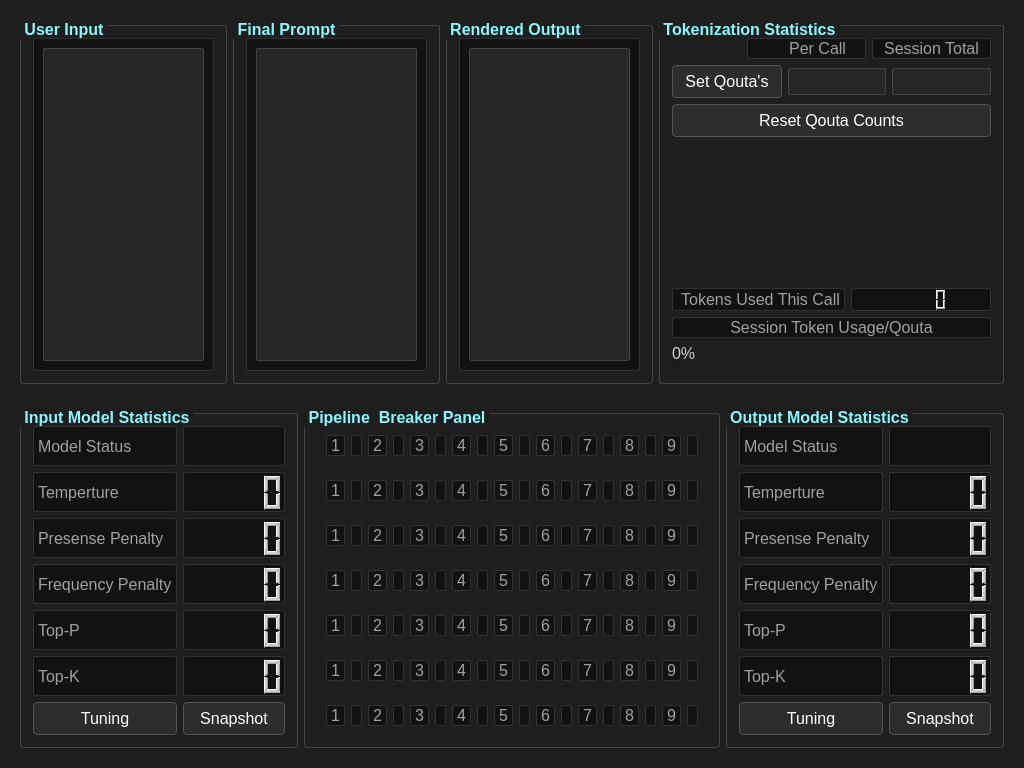
<?xml version="1.0" encoding="UTF-8"?>
<ui version="4.0">
 <class>Form</class>
 <widget class="QWidget" name="Form">
  <property name="geometry">
   <rect>
    <x>0</x>
    <y>0</y>
    <width>1024</width>
    <height>768</height>
   </rect>
  </property>
  <property name="windowTitle">
   <string>Form</string>
  </property>
  <property name="styleSheet">
   <string notr="true">QWidget {
    background-color: #1e1e1e;
    color: #d0d0d0;
    font-family: &quot;JetBrains Mono&quot;, &quot;Fira Code&quot;, &quot;Consolas&quot;, monospace;
    font-size: 12pt;
    border: none;
}

QGroupBox {
    border: 1px solid #444;
    border-radius: 3px;
    margin-top: 5px;
    padding: 3px;
    font-weight: bold;
    color: #89f7fe;
}

QGroupBox::title {
    subcontrol-origin: margin;
    subcontrol-position: top left;
    padding: 0 2px;
}

QFrame {
    border: 1px solid #333;
    background-color: #121212;
    border-radius: 2px;
}

QLabel {
    color: #a0a0a0;
}

QLineEdit, QTextEdit {
    background-color: #262626;
    color: #f0f0f0;
    border: 1px solid #444;
    border-radius: 2px;
    padding: 2px;
}

QLineEdit:focus, QTextEdit:focus {
    border: 1px solid #89f7fe;
}

QComboBox {
    background-color: #262626;
    color: #f0f0f0;
    border: 1px solid #444;
    padding: 4px;
    border-radius: 4px;
}

QComboBox:hover {
    border: 1px solid #89f7fe;
}

QSpinBox, QDoubleSpinBox {
    background-color: #262626;
    color: #f0f0f0;
    border: 1px solid #444;
    border-radius: 4px;
    padding: 2px;
}

QSpinBox::up-button, QSpinBox::down-button,
QDoubleSpinBox::up-button, QDoubleSpinBox::down-button {
    background-color: #2e2e2e;
    border: none;
}

QPushButton {
    background-color: #2d2d2d;
    border: 1px solid #555;
    padding: 6px 12px;
    border-radius: 4px;
    color: #ffffff;
}

QPushButton:hover {
    background-color: #3e3e3e;
    border: 1px solid #89f7fe;
    color: #89f7fe;
}

QPushButton:pressed {
    background-color: #1b1b1b;
    border: 1px solid #f50;
    color: #f50;
}

QScrollBar:vertical, QScrollBar:horizontal {
    background-color: #1e1e1e;
    border: none;
    width: 8px;
    margin: 0px;
}

QScrollBar::handle {
    background: #333;
    border-radius: 4px;
}

QScrollBar::handle:hover {
    background: #89f7fe;
}

QScrollBar::add-line, QScrollBar::sub-line {
    background: none;
    height: 0px;
    width: 0px;
}
</string>
  </property>
  <layout class="QVBoxLayout" name="verticalLayout">
   <item>
    <layout class="QHBoxLayout" name="horizontalLayout">
     <item>
      <widget class="QWidget" name="preProWidget" native="true">
       <layout class="QHBoxLayout" name="horizontalLayout_2">
        <item>
         <widget class="QGroupBox" name="userInputGB">
          <property name="sizePolicy">
           <sizepolicy hsizetype="Expanding" vsizetype="Expanding">
            <horstretch>0</horstretch>
            <verstretch>0</verstretch>
           </sizepolicy>
          </property>
          <property name="title">
           <string>User Input</string>
          </property>
          <layout class="QVBoxLayout" name="verticalLayout_4">
           <item>
            <widget class="QFrame" name="userInputFrame">
             <property name="frameShape">
              <enum>QFrame::StyledPanel</enum>
             </property>
             <property name="frameShadow">
              <enum>QFrame::Raised</enum>
             </property>
             <layout class="QVBoxLayout" name="verticalLayout_5">
              <item>
               <widget class="QTextEdit" name="usrInputTE"/>
              </item>
             </layout>
            </widget>
           </item>
          </layout>
         </widget>
        </item>
        <item>
         <widget class="QGroupBox" name="postProGB">
          <property name="sizePolicy">
           <sizepolicy hsizetype="Expanding" vsizetype="Expanding">
            <horstretch>0</horstretch>
            <verstretch>0</verstretch>
           </sizepolicy>
          </property>
          <property name="title">
           <string>Final Prompt</string>
          </property>
          <layout class="QVBoxLayout" name="verticalLayout_3">
           <item>
            <widget class="QFrame" name="postProFrame">
             <property name="frameShape">
              <enum>QFrame::StyledPanel</enum>
             </property>
             <property name="frameShadow">
              <enum>QFrame::Raised</enum>
             </property>
             <layout class="QVBoxLayout" name="verticalLayout_6">
              <item>
               <widget class="QTextEdit" name="postProTE"/>
              </item>
             </layout>
            </widget>
           </item>
          </layout>
         </widget>
        </item>
        <item>
         <widget class="QGroupBox" name="finOutGB">
          <property name="sizePolicy">
           <sizepolicy hsizetype="Expanding" vsizetype="Expanding">
            <horstretch>0</horstretch>
            <verstretch>0</verstretch>
           </sizepolicy>
          </property>
          <property name="title">
           <string>Rendered Output</string>
          </property>
          <layout class="QVBoxLayout" name="verticalLayout_8">
           <item>
            <widget class="QFrame" name="finOutFrame">
             <property name="frameShape">
              <enum>QFrame::StyledPanel</enum>
             </property>
             <property name="frameShadow">
              <enum>QFrame::Raised</enum>
             </property>
             <layout class="QVBoxLayout" name="verticalLayout_9">
              <item>
               <widget class="QTextEdit" name="finOutTE"/>
              </item>
             </layout>
            </widget>
           </item>
          </layout>
         </widget>
        </item>
        <item>
         <widget class="QGroupBox" name="tokensGB">
          <property name="title">
           <string>Tokenization Statistics</string>
          </property>
          <property name="alignment">
           <set>Qt::AlignCenter</set>
          </property>
          <layout class="QVBoxLayout" name="verticalLayout_7">
           <item>
            <layout class="QHBoxLayout" name="horizontalLayout_13">
             <item>
              <spacer name="horizontalSpacer_3">
               <property name="orientation">
                <enum>Qt::Horizontal</enum>
               </property>
               <property name="sizeType">
                <enum>QSizePolicy::Fixed</enum>
               </property>
               <property name="sizeHint" stdset="0">
                <size>
                 <width>75</width>
                 <height>20</height>
                </size>
               </property>
              </spacer>
             </item>
             <item>
              <widget class="QLabel" name="perCall_Label">
               <property name="text">
                <string>     Per Call</string>
               </property>
               <property name="alignment">
                <set>Qt::AlignCenter</set>
               </property>
              </widget>
             </item>
             <item>
              <widget class="QLabel" name="sessTotal_Label">
               <property name="text">
                <string>Session Total</string>
               </property>
               <property name="alignment">
                <set>Qt::AlignCenter</set>
               </property>
              </widget>
             </item>
            </layout>
           </item>
           <item>
            <layout class="QHBoxLayout" name="horizontalLayout_3">
             <item>
              <widget class="QPushButton" name="setQuotaBtn">
               <property name="text">
                <string>Set Qouta's</string>
               </property>
              </widget>
             </item>
             <item>
              <widget class="QLineEdit" name="setPerCall_LE"/>
             </item>
             <item>
              <widget class="QLineEdit" name="setSessToatal_LE"/>
             </item>
            </layout>
           </item>
           <item>
            <layout class="QHBoxLayout" name="horizontalLayout_4">
             <item>
              <widget class="QPushButton" name="resetStatsBtn">
               <property name="text">
                <string>Reset Qouta Counts</string>
               </property>
              </widget>
             </item>
            </layout>
           </item>
           <item>
            <spacer name="verticalSpacer">
             <property name="orientation">
              <enum>Qt::Vertical</enum>
             </property>
             <property name="sizeHint" stdset="0">
              <size>
               <width>20</width>
               <height>40</height>
              </size>
             </property>
            </spacer>
           </item>
           <item>
            <layout class="QHBoxLayout" name="horizontalLayout_14">
             <item>
              <widget class="QLabel" name="usedTokensLabel">
               <property name="text">
                <string> Tokens Used This Call</string>
               </property>
              </widget>
             </item>
             <item>
              <widget class="QLCDNumber" name="tokensUsedPerCall_LCD"/>
             </item>
            </layout>
           </item>
           <item>
            <widget class="QLabel" name="sessUseLabel">
             <property name="text">
              <string>Session Token Usage/Qouta</string>
             </property>
             <property name="alignment">
              <set>Qt::AlignCenter</set>
             </property>
            </widget>
           </item>
           <item>
            <widget class="QProgressBar" name="sessUse_Quota_PB">
             <property name="value">
              <number>0</number>
             </property>
             <property name="invertedAppearance">
              <bool>false</bool>
             </property>
            </widget>
           </item>
          </layout>
         </widget>
        </item>
       </layout>
      </widget>
     </item>
    </layout>
   </item>
   <item>
    <widget class="QWidget" name="widget" native="true">
     <layout class="QHBoxLayout" name="horizontalLayout_12">
      <item>
       <widget class="QGroupBox" name="inputModelGB">
        <property name="title">
         <string>Input Model Statistics</string>
        </property>
        <layout class="QGridLayout" name="gridLayout">
         <item row="3" column="1">
          <widget class="QLCDNumber" name="freqSetLCD_IM"/>
         </item>
         <item row="1" column="0">
          <widget class="QLabel" name="tempLabel_IM">
           <property name="text">
            <string>Temperture</string>
           </property>
          </widget>
         </item>
         <item row="0" column="0">
          <widget class="QLabel" name="modelStatusLabel_IM">
           <property name="text">
            <string>Model Status</string>
           </property>
          </widget>
         </item>
         <item row="2" column="1">
          <widget class="QLCDNumber" name="presSetLCD_IM"/>
         </item>
         <item row="4" column="0">
          <widget class="QLabel" name="topP_Label_IM">
           <property name="text">
            <string>Top-P</string>
           </property>
          </widget>
         </item>
         <item row="4" column="1">
          <widget class="QLCDNumber" name="topPSetLCD_IM"/>
         </item>
         <item row="2" column="0">
          <widget class="QLabel" name="presLabel_IM">
           <property name="text">
            <string>Presense Penalty</string>
           </property>
          </widget>
         </item>
         <item row="5" column="0">
          <widget class="QLabel" name="topK_Label_IM">
           <property name="text">
            <string>Top-K</string>
           </property>
          </widget>
         </item>
         <item row="3" column="0">
          <widget class="QLabel" name="freqqLabel_IM">
           <property name="text">
            <string>Frequency Penalty</string>
           </property>
          </widget>
         </item>
         <item row="1" column="1">
          <widget class="QLCDNumber" name="tempSetLCD_IM"/>
         </item>
         <item row="5" column="1">
          <widget class="QLCDNumber" name="topKSetLCD_IM"/>
         </item>
         <item row="6" column="0">
          <widget class="QPushButton" name="tuningBtn_IM">
           <property name="text">
            <string>Tuning</string>
           </property>
          </widget>
         </item>
         <item row="6" column="1">
          <widget class="QPushButton" name="printPreview_IM">
           <property name="text">
            <string>Snapshot</string>
           </property>
          </widget>
         </item>
         <item row="0" column="1">
          <widget class="QLabel" name="StatusLabel_IM">
           <property name="text">
            <string/>
           </property>
          </widget>
         </item>
        </layout>
       </widget>
      </item>
      <item>
       <widget class="QGroupBox" name="groupBox">
        <property name="title">
         <string>Pipeline  Breaker Panel</string>
        </property>
        <layout class="QVBoxLayout" name="verticalLayout_2">
         <item>
          <widget class="QWidget" name="PL_Sensors" native="true">
           <layout class="QHBoxLayout" name="horizontalLayout_5">
            <item>
             <widget class="QLabel" name="PL_sen_1">
              <property name="text">
               <string>1</string>
              </property>
             </widget>
            </item>
            <item>
             <widget class="QLabel" name="LED_PL_Sen_1">
              <property name="text">
               <string/>
              </property>
             </widget>
            </item>
            <item>
             <widget class="QLabel" name="PL_sen_2">
              <property name="text">
               <string>2</string>
              </property>
             </widget>
            </item>
            <item>
             <widget class="QLabel" name="LED_PL_Sen_2">
              <property name="text">
               <string/>
              </property>
             </widget>
            </item>
            <item>
             <widget class="QLabel" name="PL_sen_3">
              <property name="text">
               <string>3</string>
              </property>
             </widget>
            </item>
            <item>
             <widget class="QLabel" name="LED_PL_Sen_3">
              <property name="text">
               <string/>
              </property>
             </widget>
            </item>
            <item>
             <widget class="QLabel" name="PL_sen_5">
              <property name="text">
               <string>4</string>
              </property>
             </widget>
            </item>
            <item>
             <widget class="QLabel" name="LED_PL_Sen_4">
              <property name="text">
               <string/>
              </property>
             </widget>
            </item>
            <item>
             <widget class="QLabel" name="PL_sen_4">
              <property name="text">
               <string>5</string>
              </property>
             </widget>
            </item>
            <item>
             <widget class="QLabel" name="LED_PL_Sen_5">
              <property name="text">
               <string/>
              </property>
             </widget>
            </item>
            <item>
             <widget class="QLabel" name="PL_sen_6">
              <property name="text">
               <string>6</string>
              </property>
             </widget>
            </item>
            <item>
             <widget class="QLabel" name="LED_PL_Sen_6">
              <property name="text">
               <string/>
              </property>
             </widget>
            </item>
            <item>
             <widget class="QLabel" name="PL_sen_7">
              <property name="text">
               <string>7</string>
              </property>
             </widget>
            </item>
            <item>
             <widget class="QLabel" name="LED_PL_Sen_7">
              <property name="text">
               <string/>
              </property>
             </widget>
            </item>
            <item>
             <widget class="QLabel" name="LED_PL_Sen_51">
              <property name="text">
               <string>8</string>
              </property>
             </widget>
            </item>
            <item>
             <widget class="QLabel" name="LED_PL_Sen_52">
              <property name="text">
               <string/>
              </property>
             </widget>
            </item>
            <item>
             <widget class="QLabel" name="LED_PL_Sen_53">
              <property name="text">
               <string>9</string>
              </property>
             </widget>
            </item>
            <item>
             <widget class="QLabel" name="LED_PL_Sen_50">
              <property name="text">
               <string/>
              </property>
             </widget>
            </item>
           </layout>
          </widget>
         </item>
         <item>
          <widget class="QWidget" name="PL_Sensors_2" native="true">
           <layout class="QHBoxLayout" name="horizontalLayout_6">
            <item>
             <widget class="QLabel" name="PL_sen_8">
              <property name="text">
               <string>1</string>
              </property>
             </widget>
            </item>
            <item>
             <widget class="QLabel" name="LED_PL_Sen_8">
              <property name="text">
               <string/>
              </property>
             </widget>
            </item>
            <item>
             <widget class="QLabel" name="PL_sen_9">
              <property name="text">
               <string>2</string>
              </property>
             </widget>
            </item>
            <item>
             <widget class="QLabel" name="LED_PL_Sen_9">
              <property name="text">
               <string/>
              </property>
             </widget>
            </item>
            <item>
             <widget class="QLabel" name="PL_sen_10">
              <property name="text">
               <string>3</string>
              </property>
             </widget>
            </item>
            <item>
             <widget class="QLabel" name="LED_PL_Sen_10">
              <property name="text">
               <string/>
              </property>
             </widget>
            </item>
            <item>
             <widget class="QLabel" name="PL_sen_11">
              <property name="text">
               <string>4</string>
              </property>
             </widget>
            </item>
            <item>
             <widget class="QLabel" name="LED_PL_Sen_11">
              <property name="text">
               <string/>
              </property>
             </widget>
            </item>
            <item>
             <widget class="QLabel" name="PL_sen_12">
              <property name="text">
               <string>5</string>
              </property>
             </widget>
            </item>
            <item>
             <widget class="QLabel" name="LED_PL_Sen_12">
              <property name="text">
               <string/>
              </property>
             </widget>
            </item>
            <item>
             <widget class="QLabel" name="PL_sen_13">
              <property name="text">
               <string>6</string>
              </property>
             </widget>
            </item>
            <item>
             <widget class="QLabel" name="LED_PL_Sen_13">
              <property name="text">
               <string/>
              </property>
             </widget>
            </item>
            <item>
             <widget class="QLabel" name="PL_sen_14">
              <property name="text">
               <string>7</string>
              </property>
             </widget>
            </item>
            <item>
             <widget class="QLabel" name="LED_PL_Sen_14">
              <property name="text">
               <string/>
              </property>
             </widget>
            </item>
            <item>
             <widget class="QLabel" name="LED_PL_Sen_56">
              <property name="text">
               <string>8</string>
              </property>
             </widget>
            </item>
            <item>
             <widget class="QLabel" name="LED_PL_Sen_57">
              <property name="text">
               <string/>
              </property>
             </widget>
            </item>
            <item>
             <widget class="QLabel" name="LED_PL_Sen_54">
              <property name="text">
               <string>9</string>
              </property>
             </widget>
            </item>
            <item>
             <widget class="QLabel" name="LED_PL_Sen_55">
              <property name="text">
               <string/>
              </property>
             </widget>
            </item>
           </layout>
          </widget>
         </item>
         <item>
          <widget class="QWidget" name="PL_Sensors_3" native="true">
           <layout class="QHBoxLayout" name="horizontalLayout_7">
            <item>
             <widget class="QLabel" name="PL_sen_15">
              <property name="text">
               <string>1</string>
              </property>
             </widget>
            </item>
            <item>
             <widget class="QLabel" name="LED_PL_Sen_15">
              <property name="text">
               <string/>
              </property>
             </widget>
            </item>
            <item>
             <widget class="QLabel" name="PL_sen_16">
              <property name="text">
               <string>2</string>
              </property>
             </widget>
            </item>
            <item>
             <widget class="QLabel" name="LED_PL_Sen_16">
              <property name="text">
               <string/>
              </property>
             </widget>
            </item>
            <item>
             <widget class="QLabel" name="PL_sen_17">
              <property name="text">
               <string>3</string>
              </property>
             </widget>
            </item>
            <item>
             <widget class="QLabel" name="LED_PL_Sen_17">
              <property name="text">
               <string/>
              </property>
             </widget>
            </item>
            <item>
             <widget class="QLabel" name="PL_sen_18">
              <property name="text">
               <string>4</string>
              </property>
             </widget>
            </item>
            <item>
             <widget class="QLabel" name="LED_PL_Sen_18">
              <property name="text">
               <string/>
              </property>
             </widget>
            </item>
            <item>
             <widget class="QLabel" name="PL_sen_19">
              <property name="text">
               <string>5</string>
              </property>
             </widget>
            </item>
            <item>
             <widget class="QLabel" name="LED_PL_Sen_19">
              <property name="text">
               <string/>
              </property>
             </widget>
            </item>
            <item>
             <widget class="QLabel" name="PL_sen_20">
              <property name="text">
               <string>6</string>
              </property>
             </widget>
            </item>
            <item>
             <widget class="QLabel" name="LED_PL_Sen_20">
              <property name="text">
               <string/>
              </property>
             </widget>
            </item>
            <item>
             <widget class="QLabel" name="PL_sen_21">
              <property name="text">
               <string>7</string>
              </property>
             </widget>
            </item>
            <item>
             <widget class="QLabel" name="LED_PL_Sen_21">
              <property name="text">
               <string/>
              </property>
             </widget>
            </item>
            <item>
             <widget class="QLabel" name="LED_PL_Sen_59">
              <property name="text">
               <string>8</string>
              </property>
             </widget>
            </item>
            <item>
             <widget class="QLabel" name="LED_PL_Sen_61">
              <property name="text">
               <string/>
              </property>
             </widget>
            </item>
            <item>
             <widget class="QLabel" name="LED_PL_Sen_58">
              <property name="text">
               <string>9</string>
              </property>
             </widget>
            </item>
            <item>
             <widget class="QLabel" name="LED_PL_Sen_60">
              <property name="text">
               <string/>
              </property>
             </widget>
            </item>
           </layout>
          </widget>
         </item>
         <item>
          <widget class="QWidget" name="PL_Sensors_4" native="true">
           <layout class="QHBoxLayout" name="horizontalLayout_8">
            <item>
             <widget class="QLabel" name="PL_sen_22">
              <property name="text">
               <string>1</string>
              </property>
             </widget>
            </item>
            <item>
             <widget class="QLabel" name="LED_PL_Sen_22">
              <property name="text">
               <string/>
              </property>
             </widget>
            </item>
            <item>
             <widget class="QLabel" name="PL_sen_23">
              <property name="text">
               <string>2</string>
              </property>
             </widget>
            </item>
            <item>
             <widget class="QLabel" name="LED_PL_Sen_23">
              <property name="text">
               <string/>
              </property>
             </widget>
            </item>
            <item>
             <widget class="QLabel" name="PL_sen_24">
              <property name="text">
               <string>3</string>
              </property>
             </widget>
            </item>
            <item>
             <widget class="QLabel" name="LED_PL_Sen_24">
              <property name="text">
               <string/>
              </property>
             </widget>
            </item>
            <item>
             <widget class="QLabel" name="PL_sen_25">
              <property name="text">
               <string>4</string>
              </property>
             </widget>
            </item>
            <item>
             <widget class="QLabel" name="LED_PL_Sen_25">
              <property name="text">
               <string/>
              </property>
             </widget>
            </item>
            <item>
             <widget class="QLabel" name="PL_sen_26">
              <property name="text">
               <string>5</string>
              </property>
             </widget>
            </item>
            <item>
             <widget class="QLabel" name="LED_PL_Sen_26">
              <property name="text">
               <string/>
              </property>
             </widget>
            </item>
            <item>
             <widget class="QLabel" name="PL_sen_27">
              <property name="text">
               <string>6</string>
              </property>
             </widget>
            </item>
            <item>
             <widget class="QLabel" name="LED_PL_Sen_27">
              <property name="text">
               <string/>
              </property>
             </widget>
            </item>
            <item>
             <widget class="QLabel" name="PL_sen_28">
              <property name="text">
               <string>7</string>
              </property>
             </widget>
            </item>
            <item>
             <widget class="QLabel" name="LED_PL_Sen_28">
              <property name="text">
               <string/>
              </property>
             </widget>
            </item>
            <item>
             <widget class="QLabel" name="LED_PL_Sen_63">
              <property name="text">
               <string>8</string>
              </property>
             </widget>
            </item>
            <item>
             <widget class="QLabel" name="LED_PL_Sen_65">
              <property name="text">
               <string/>
              </property>
             </widget>
            </item>
            <item>
             <widget class="QLabel" name="LED_PL_Sen_62">
              <property name="text">
               <string>9</string>
              </property>
             </widget>
            </item>
            <item>
             <widget class="QLabel" name="LED_PL_Sen_64">
              <property name="text">
               <string/>
              </property>
             </widget>
            </item>
           </layout>
          </widget>
         </item>
         <item>
          <widget class="QWidget" name="PL_Sensors_5" native="true">
           <layout class="QHBoxLayout" name="horizontalLayout_9">
            <item>
             <widget class="QLabel" name="PL_sen_29">
              <property name="text">
               <string>1</string>
              </property>
             </widget>
            </item>
            <item>
             <widget class="QLabel" name="LED_PL_Sen_29">
              <property name="text">
               <string/>
              </property>
             </widget>
            </item>
            <item>
             <widget class="QLabel" name="PL_sen_30">
              <property name="text">
               <string>2</string>
              </property>
             </widget>
            </item>
            <item>
             <widget class="QLabel" name="LED_PL_Sen_30">
              <property name="text">
               <string/>
              </property>
             </widget>
            </item>
            <item>
             <widget class="QLabel" name="PL_sen_31">
              <property name="text">
               <string>3</string>
              </property>
             </widget>
            </item>
            <item>
             <widget class="QLabel" name="LED_PL_Sen_31">
              <property name="text">
               <string/>
              </property>
             </widget>
            </item>
            <item>
             <widget class="QLabel" name="PL_sen_32">
              <property name="text">
               <string>4</string>
              </property>
             </widget>
            </item>
            <item>
             <widget class="QLabel" name="LED_PL_Sen_32">
              <property name="text">
               <string/>
              </property>
             </widget>
            </item>
            <item>
             <widget class="QLabel" name="PL_sen_33">
              <property name="text">
               <string>5</string>
              </property>
             </widget>
            </item>
            <item>
             <widget class="QLabel" name="LED_PL_Sen_33">
              <property name="text">
               <string/>
              </property>
             </widget>
            </item>
            <item>
             <widget class="QLabel" name="PL_sen_34">
              <property name="text">
               <string>6</string>
              </property>
             </widget>
            </item>
            <item>
             <widget class="QLabel" name="LED_PL_Sen_34">
              <property name="text">
               <string/>
              </property>
             </widget>
            </item>
            <item>
             <widget class="QLabel" name="PL_sen_35">
              <property name="text">
               <string>7</string>
              </property>
             </widget>
            </item>
            <item>
             <widget class="QLabel" name="LED_PL_Sen_35">
              <property name="text">
               <string/>
              </property>
             </widget>
            </item>
            <item>
             <widget class="QLabel" name="LED_PL_Sen_68">
              <property name="text">
               <string>8</string>
              </property>
             </widget>
            </item>
            <item>
             <widget class="QLabel" name="LED_PL_Sen_69">
              <property name="text">
               <string/>
              </property>
             </widget>
            </item>
            <item>
             <widget class="QLabel" name="LED_PL_Sen_66">
              <property name="text">
               <string>9</string>
              </property>
             </widget>
            </item>
            <item>
             <widget class="QLabel" name="LED_PL_Sen_67">
              <property name="text">
               <string/>
              </property>
             </widget>
            </item>
           </layout>
          </widget>
         </item>
         <item>
          <widget class="QWidget" name="PL_Sensors_6" native="true">
           <layout class="QHBoxLayout" name="horizontalLayout_10">
            <item>
             <widget class="QLabel" name="PL_sen_36">
              <property name="text">
               <string>1</string>
              </property>
             </widget>
            </item>
            <item>
             <widget class="QLabel" name="LED_PL_Sen_36">
              <property name="text">
               <string/>
              </property>
             </widget>
            </item>
            <item>
             <widget class="QLabel" name="PL_sen_37">
              <property name="text">
               <string>2</string>
              </property>
             </widget>
            </item>
            <item>
             <widget class="QLabel" name="LED_PL_Sen_37">
              <property name="text">
               <string/>
              </property>
             </widget>
            </item>
            <item>
             <widget class="QLabel" name="PL_sen_38">
              <property name="text">
               <string>3</string>
              </property>
             </widget>
            </item>
            <item>
             <widget class="QLabel" name="LED_PL_Sen_38">
              <property name="text">
               <string/>
              </property>
             </widget>
            </item>
            <item>
             <widget class="QLabel" name="PL_sen_39">
              <property name="text">
               <string>4</string>
              </property>
             </widget>
            </item>
            <item>
             <widget class="QLabel" name="LED_PL_Sen_39">
              <property name="text">
               <string/>
              </property>
             </widget>
            </item>
            <item>
             <widget class="QLabel" name="PL_sen_40">
              <property name="text">
               <string>5</string>
              </property>
             </widget>
            </item>
            <item>
             <widget class="QLabel" name="LED_PL_Sen_40">
              <property name="text">
               <string/>
              </property>
             </widget>
            </item>
            <item>
             <widget class="QLabel" name="PL_sen_41">
              <property name="text">
               <string>6</string>
              </property>
             </widget>
            </item>
            <item>
             <widget class="QLabel" name="LED_PL_Sen_41">
              <property name="text">
               <string/>
              </property>
             </widget>
            </item>
            <item>
             <widget class="QLabel" name="PL_sen_42">
              <property name="text">
               <string>7</string>
              </property>
             </widget>
            </item>
            <item>
             <widget class="QLabel" name="LED_PL_Sen_42">
              <property name="text">
               <string/>
              </property>
             </widget>
            </item>
            <item>
             <widget class="QLabel" name="LED_PL_Sen_74">
              <property name="text">
               <string>8</string>
              </property>
             </widget>
            </item>
            <item>
             <widget class="QLabel" name="LED_PL_Sen_77">
              <property name="text">
               <string/>
              </property>
             </widget>
            </item>
            <item>
             <widget class="QLabel" name="LED_PL_Sen_76">
              <property name="text">
               <string>9</string>
              </property>
             </widget>
            </item>
            <item>
             <widget class="QLabel" name="LED_PL_Sen_75">
              <property name="text">
               <string/>
              </property>
             </widget>
            </item>
           </layout>
          </widget>
         </item>
         <item>
          <widget class="QWidget" name="PL_Sensors_7" native="true">
           <layout class="QHBoxLayout" name="horizontalLayout_11">
            <item>
             <widget class="QLabel" name="PL_sen_43">
              <property name="text">
               <string>1</string>
              </property>
             </widget>
            </item>
            <item>
             <widget class="QLabel" name="LED_PL_Sen_43">
              <property name="text">
               <string/>
              </property>
             </widget>
            </item>
            <item>
             <widget class="QLabel" name="PL_sen_44">
              <property name="text">
               <string>2</string>
              </property>
             </widget>
            </item>
            <item>
             <widget class="QLabel" name="LED_PL_Sen_44">
              <property name="text">
               <string/>
              </property>
             </widget>
            </item>
            <item>
             <widget class="QLabel" name="PL_sen_45">
              <property name="text">
               <string>3</string>
              </property>
             </widget>
            </item>
            <item>
             <widget class="QLabel" name="LED_PL_Sen_45">
              <property name="text">
               <string/>
              </property>
             </widget>
            </item>
            <item>
             <widget class="QLabel" name="PL_sen_46">
              <property name="text">
               <string>4</string>
              </property>
             </widget>
            </item>
            <item>
             <widget class="QLabel" name="LED_PL_Sen_46">
              <property name="text">
               <string/>
              </property>
             </widget>
            </item>
            <item>
             <widget class="QLabel" name="PL_sen_47">
              <property name="text">
               <string>5</string>
              </property>
             </widget>
            </item>
            <item>
             <widget class="QLabel" name="LED_PL_Sen_47">
              <property name="text">
               <string/>
              </property>
             </widget>
            </item>
            <item>
             <widget class="QLabel" name="PL_sen_48">
              <property name="text">
               <string>6</string>
              </property>
             </widget>
            </item>
            <item>
             <widget class="QLabel" name="LED_PL_Sen_48">
              <property name="text">
               <string/>
              </property>
             </widget>
            </item>
            <item>
             <widget class="QLabel" name="PL_sen_49">
              <property name="text">
               <string>7</string>
              </property>
             </widget>
            </item>
            <item>
             <widget class="QLabel" name="LED_PL_Sen_49">
              <property name="text">
               <string/>
              </property>
             </widget>
            </item>
            <item>
             <widget class="QLabel" name="LED_PL_Sen_71">
              <property name="text">
               <string>8</string>
              </property>
             </widget>
            </item>
            <item>
             <widget class="QLabel" name="LED_PL_Sen_72">
              <property name="text">
               <string/>
              </property>
             </widget>
            </item>
            <item>
             <widget class="QLabel" name="LED_PL_Sen_70">
              <property name="text">
               <string>9</string>
              </property>
             </widget>
            </item>
            <item>
             <widget class="QLabel" name="LED_PL_Sen_73">
              <property name="text">
               <string/>
              </property>
             </widget>
            </item>
           </layout>
          </widget>
         </item>
        </layout>
       </widget>
      </item>
      <item>
       <widget class="QGroupBox" name="OutputMiodelGB">
        <property name="title">
         <string>Output Model Statistics</string>
        </property>
        <layout class="QGridLayout" name="gridLayout_2">
         <item row="3" column="1">
          <widget class="QLCDNumber" name="freqSetLCD_OM"/>
         </item>
         <item row="1" column="0">
          <widget class="QLabel" name="tempLabel_OM">
           <property name="text">
            <string>Temperture</string>
           </property>
          </widget>
         </item>
         <item row="0" column="0">
          <widget class="QLabel" name="modelStatusLabel_OM">
           <property name="text">
            <string>Model Status</string>
           </property>
          </widget>
         </item>
         <item row="2" column="1">
          <widget class="QLCDNumber" name="presSetLCD_OM"/>
         </item>
         <item row="4" column="0">
          <widget class="QLabel" name="topP_Label_OM">
           <property name="text">
            <string>Top-P</string>
           </property>
          </widget>
         </item>
         <item row="4" column="1">
          <widget class="QLCDNumber" name="topPSetLCD_OM"/>
         </item>
         <item row="2" column="0">
          <widget class="QLabel" name="presLabel_OM">
           <property name="text">
            <string>Presense Penalty</string>
           </property>
          </widget>
         </item>
         <item row="5" column="0">
          <widget class="QLabel" name="topK_Label_OM">
           <property name="text">
            <string>Top-K</string>
           </property>
          </widget>
         </item>
         <item row="3" column="0">
          <widget class="QLabel" name="freqLabel_OM">
           <property name="text">
            <string>Frequency Penalty</string>
           </property>
          </widget>
         </item>
         <item row="1" column="1">
          <widget class="QLCDNumber" name="tempSetLCD_OM"/>
         </item>
         <item row="5" column="1">
          <widget class="QLCDNumber" name="topKSetLCD_OM"/>
         </item>
         <item row="6" column="0">
          <widget class="QPushButton" name="tuningBtn_OM">
           <property name="text">
            <string>Tuning</string>
           </property>
          </widget>
         </item>
         <item row="6" column="1">
          <widget class="QPushButton" name="printPreviewBtn_OM">
           <property name="text">
            <string>Snapshot</string>
           </property>
          </widget>
         </item>
         <item row="0" column="1">
          <widget class="QLabel" name="StatusLabel_OM">
           <property name="text">
            <string/>
           </property>
          </widget>
         </item>
        </layout>
       </widget>
      </item>
     </layout>
    </widget>
   </item>
  </layout>
 </widget>
 <resources/>
 <connections/>
</ui>
